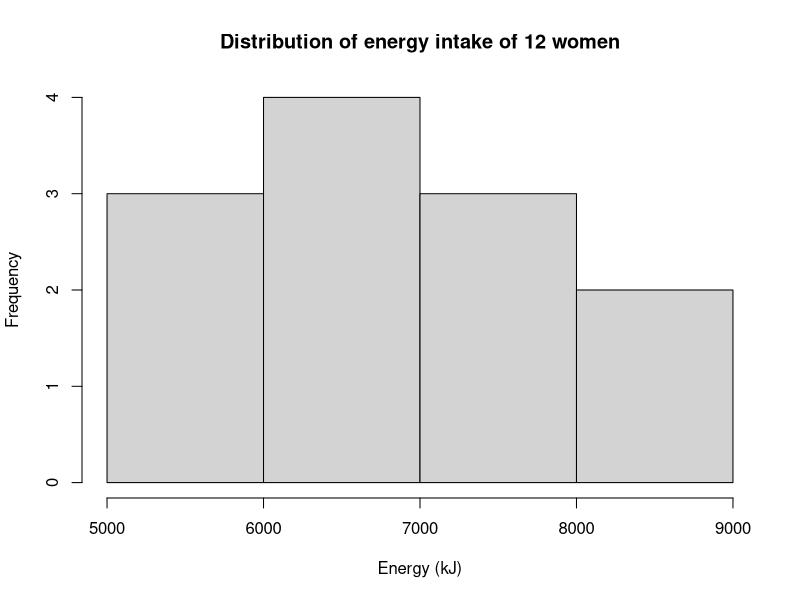

This chart was generated by the following R code:
## ---- chunk 1
library(readxl)

energydata <- read_excel("data/activities/Activity_S4.3.xls")

hist(energydata$Energy,
     main="Distribution of energy intake of 12 women",
     xlab="Energy (kJ)")
## ---- chunk 2
t.test(energydata$Energy, mu=7750)
